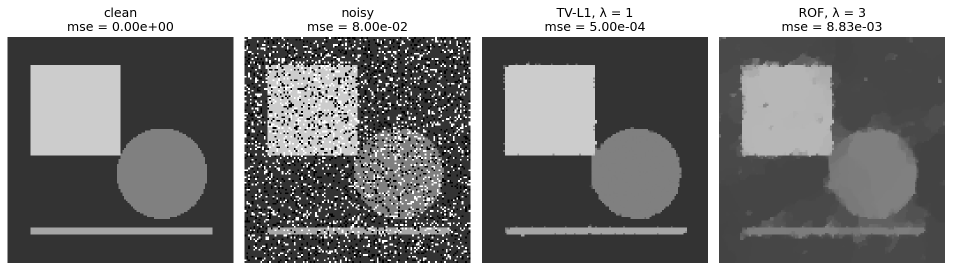
#> input picture results/experiments/exp_tvl1/exp_tvl1_comparison.png, 1905 x 541 px (shown at 1/2 size)
$ python run_exp_tvl1.py --image ../../results/experiments/exp_tvl1/exp_tvl1_comparison.png
#> lines starting #> are read from the running program, lines starting #| are printed output that depends on the picture
### experiments/exp_tvl1/image.py
"""
Test images, salt-and-pepper noise, and the image error for exp_tvl1.
"""

import numpy as np
from PIL import Image

#--------------------------------------------------------------------------------


# [13 lines left out: function synthetic_image, not called in this run]


def read_grayscale(path, max_side):
    """
    Read an image file as grayscale in [0, 1].

    The image is shrunk, keeping its aspect ratio, so its longer side is at
    most `max_side` pixels.
    """
#> called with max_side = 128
    max_side = _as_positive_int(max_side, "max_side")
    with Image.open(path) as picture:
#> picture is the input picture: PIL image 1905x541 RGBA; mean R, G, B, A 125.2, 125.2, 125.2, 255
        gray = picture.convert("L")
        gray.thumbnail((max_side, max_side))
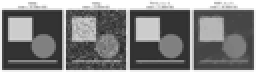
#> gray: PIL image 128x36 L (shown 2 times larger); min 41, max 255, mean 125
        return np.asarray(gray, dtype=float) / 255.0


def add_salt_and_pepper(image, fraction, rng):
    """
    Replace each pixel, with probability `fraction`, by 0 or 1 with equal chance.
    """
#> called with fraction = 0.25
    clean = _as_image(image, "image")
    fraction = _as_fraction(fraction)
    _as_generator(rng)
    picked = rng.random(clean.shape) < fraction
    salt = rng.random(clean.shape) < 0.5
    noisy = clean.copy()
    noisy[picked] = salt[picked].astype(float)
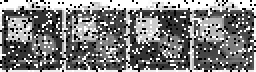
#> noisy: shape (36, 128) float64 (shown 2 times larger); min 0, max 1, mean 0.493
    return noisy


def image_mse(restored, clean):
    """
    Mean square error between two images of the same shape.
    """
    left = _as_image(restored, "restored")
    right = _as_image(clean, "clean")
    if left.shape != right.shape:
        raise ValueError("restored and clean must have the same shape")
    return float(np.mean((left - right) ** 2))


#--------------------------------------------------------------------------------


def _as_image(array, name):
    values = np.asarray(array, dtype=float)
    if values.ndim != 2 or values.shape[0] < 1 or values.shape[1] < 1:
        raise ValueError(f"{name} must have shape (H, W) with H >= 1 and W >= 1")
    if not np.all(np.isfinite(values)):
        raise ValueError(f"{name} must contain only finite values")
    return values


def _as_fraction(value):
    try:
        number = float(value)
    except (TypeError, ValueError) as exc:
        raise ValueError("fraction must lie in [0, 1]") from exc
    if not np.isfinite(number) or number < 0.0 or number > 1.0:
        raise ValueError("fraction must lie in [0, 1]")
    return number


def _as_generator(rng):
    if not isinstance(rng, np.random.Generator):
        raise ValueError("rng must be a numpy Generator")


def _as_positive_int(value, name):
    if isinstance(value, (bool, np.bool_)):
        raise ValueError(f"{name} must be an integer >= 1")
    try:
        number = int(value)
    except (TypeError, ValueError) as exc:
        raise ValueError(f"{name} must be an integer >= 1") from exc
    if number != value or number < 1:
        raise ValueError(f"{name} must be an integer >= 1")
    return number

### src/cp_pointcloud/denoise.py
"""
Primal-dual total variation on a symmetric k-nearest-neighbor graph.

The energy is equation (14) of Tenbrinck, Lozes, and Elmoataz (SSVM 2015),
with the isotropic seminorm (7) at p = 2. The iteration is their equation (20),
which is Algorithm 1 of Chambolle and Pock (2011). Each coordinate is a scalar
signal. The neighborhood is symmetric. The default edge weight is 1, and
weight="distance" uses a Gaussian of the Euclidean edge length.

data="l1" replaces the quadratic data term of (14) with lam * ||u - f||_1,
the TV-L1 model of Chambolle and Pock (2011). Only the primal prox changes.
"""

import numpy as np
from scipy.spatial import cKDTree

# tau * sigma * ||K||^2 = STEP_FRACTION**2 < 1.
STEP_FRACTION = 0.99
RELATIVE_CHANGE_TOL = 1e-5

#--------------------------------------------------------------------------------


# [74 lines left out: functions denoise_point_cloud, knn_graph, not called in this run]


#--------------------------------------------------------------------------------


def apply_gradient(signal, sources, targets, weights):
    """
    Weighted differences sqrt(w) * (signal[target] - signal[source]), equation (3).
    """
    values = np.asarray(signal, dtype=float)
    sqrt_w = np.sqrt(weights)
    if values.ndim == 1:
        return sqrt_w * (values[targets] - values[sources])
    return sqrt_w[:, None] * (values[targets] - values[sources])


def apply_adjoint(dual, sources, targets, weights, n_vertices):
    """
    Adjoint of `apply_gradient`, equation (4).
    """
    values = np.asarray(dual, dtype=float)
    sqrt_w = np.sqrt(weights)
    if values.ndim == 1:
        adjoint = np.zeros(n_vertices)
        scaled = sqrt_w * values
    else:
        adjoint = np.zeros((n_vertices, values.shape[1]))
        scaled = sqrt_w[:, None] * values
    np.add.at(adjoint, targets, scaled)
    np.add.at(adjoint, sources, -scaled)
    return adjoint


# [18 lines left out: function total_variation, not called in this run]


def operator_norm_bound(sources, targets, weights, n_vertices):
    """
    Upper bound 2 * sqrt(max outgoing weight) on ||K||.

    For a symmetric weight this is ||K||^2 <= 4 * max_i sum_{j ~ i} w_ij.
    """
    outgoing = np.zeros(n_vertices)
    np.add.at(outgoing, np.asarray(sources, dtype=int), weights)
    maximum = float(outgoing.max()) if n_vertices else 0.0
    if maximum == 0.0:
        return 0.0
    return float(np.sqrt(4.0 * maximum))


#--------------------------------------------------------------------------------


def chambolle_pock(
    signal,
    sources,
    targets,
    weights,
    lam,
    n_iter=5000,
    theta=1.0,
    tol=RELATIVE_CHANGE_TOL,
    data="l2",
):
    """
    Minimize equation (14) by the iteration (20), one scalar channel at a time.

    `data` is "l2" for the quadratic data term of (14), or "l1" for the
    TV-L1 data term lam * ||u - f||_1.
    """
    observed, squeeze = _as_signal(signal)
    sources, targets, weights = _as_edges(sources, targets, weights, observed.shape[0])
    lam = _as_nonnegative(lam, "lam")
    n_iter = _as_positive_int(n_iter, "n_iter")
    theta = _as_theta(theta)
    tol = _as_positive(tol, "tol")
    data = _as_data(data)
    restored = np.empty_like(observed)
    for channel in range(observed.shape[1]):
        restored[:, channel] = _solve_scalar(
            observed[:, channel], sources, targets, weights, lam, n_iter, theta, tol, data
        )
    if squeeze:
        return restored[:, 0]
    return restored


def _solve_scalar(observed, sources, targets, weights, lam, n_iter, theta, tol, data):
    """
    Run equation (20) for one scalar channel.
    """
    n_vertices = observed.shape[0]
    if sources.shape[0] == 0:
        return observed.copy()
    bound = operator_norm_bound(sources, targets, weights, n_vertices)
    if bound == 0.0:
        return observed.copy()
    # Set both steps so that tau * sigma * ||K||^2 < 1.
    tau = STEP_FRACTION / bound
    sigma = STEP_FRACTION / bound
    primal = observed.copy()
    extrapolated = observed.copy()
    dual = np.zeros(sources.shape[0])
    for _ in range(n_iter):
        # Ascend the dual variable and project onto each vertex ball of radius 1.
        previous_dual = dual
        dual = dual + sigma * apply_gradient(extrapolated, sources, targets, weights)
        dual *= _unit_ball_scale(dual, sources, n_vertices)
        # Descend the primal variable with the prox of the data term.
        adjoint = apply_adjoint(dual, sources, targets, weights, n_vertices)
        previous = primal
        primal = _data_prox(primal - tau * adjoint, observed, tau * lam, data)
        extrapolated = primal + theta * (primal - previous)
        # Stop once both variables settle. The l1 prox can hold the primal
        # exactly at the data while the dual is still moving.
        if _has_settled(primal, previous, tol) and _has_settled(dual, previous_dual, tol):
            break
    return primal


def _has_settled(current, previous, tol):
    # Relative change. A variable that stays at 0 has settled.
    return np.linalg.norm(current - previous) <= tol * np.linalg.norm(previous)


def _unit_ball_scale(dual, sources, n_vertices):
    squared = np.zeros(n_vertices)
    np.add.at(squared, sources, dual**2)
    norms = np.sqrt(squared)
    scale = np.ones(n_vertices)
    outside = norms > 1.0
    scale[outside] = 1.0 / norms[outside]
    return scale[sources]


def _data_prox(point, observed, step, data):
    """
    Prox of step * (data term) at `point`, as in equation (20).
    """
    if data == "l2":
        return (point + step * observed) / (1.0 + step)
    # Soft-threshold the residual: the prox of step * |u - f| per vertex.
    residual = point - observed
    return observed + np.sign(residual) * np.maximum(np.abs(residual) - step, 0.0)


#--------------------------------------------------------------------------------


# [7 lines left out: function _as_matrix, not called in this run]


def _as_signal(array):
    values = np.asarray(array, dtype=float)
    squeeze = values.ndim == 1
    if squeeze:
        values = values[:, None]
    elif values.ndim != 2 or values.shape[0] < 1 or values.shape[1] < 1:
        raise ValueError("signal must have shape (N,) or (N, C)")
    if not np.all(np.isfinite(values)):
        raise ValueError("signal must contain only finite values")
    return values, squeeze


def _as_edges(sources, targets, weights, n_vertices):
    sources = np.asarray(sources)
    targets = np.asarray(targets)
    weights = np.asarray(weights, dtype=float)
    same_shape = sources.ndim == 1 and targets.shape == sources.shape and weights.shape == sources.shape
    if not same_shape:
        raise ValueError("sources, targets, and weights must be 1-D arrays of equal length")
    if not np.array_equal(sources, np.asarray(sources, dtype=int)) or not np.array_equal(
        targets, np.asarray(targets, dtype=int)
    ):
        raise ValueError("sources and targets must be integer indices")
    sources = np.asarray(sources, dtype=int)
    targets = np.asarray(targets, dtype=int)
    if sources.shape[0] == 0:
        return sources, targets, weights
    inside = sources.min() >= 0 and targets.min() >= 0
    inside = inside and sources.max() < n_vertices and targets.max() < n_vertices
    if not inside:
        raise ValueError("an edge index is outside the signal")
    if not np.all(np.isfinite(weights)) or np.any(weights < 0):
        raise ValueError("weights must be finite and non-negative")
    return sources, targets, weights


def _as_positive_int(value, name):
    if isinstance(value, bool) or isinstance(value, np.bool_):
        raise ValueError(f"{name} must be an integer >= 1")
    try:
        number = int(value)
    except (TypeError, ValueError) as exc:
        raise ValueError(f"{name} must be an integer >= 1") from exc
    if number != value or number < 1:
        raise ValueError(f"{name} must be an integer >= 1")
    return number


def _as_nonnegative(value, name):
    try:
        number = float(value)
    except (TypeError, ValueError) as exc:
        raise ValueError(f"{name} must be a finite number >= 0") from exc
    if not np.isfinite(number) or number < 0:
        raise ValueError(f"{name} must be a finite number >= 0")
    return number


def _as_positive(value, name):
    try:
        number = float(value)
    except (TypeError, ValueError) as exc:
        raise ValueError(f"{name} must be a finite number > 0") from exc
    if not np.isfinite(number) or number <= 0:
        raise ValueError(f"{name} must be a finite number > 0")
    return number


def _as_theta(value):
    try:
        number = float(value)
    except (TypeError, ValueError) as exc:
        raise ValueError("theta must lie in [0, 1]") from exc
    if not np.isfinite(number) or number < 0.0 or number > 1.0:
        raise ValueError("theta must lie in [0, 1]")
    return number


def _as_data(value):
    if not isinstance(value, str) or value.strip().lower() not in ("l2", "l1"):
        raise ValueError("data must be 'l2' or 'l1'")
    return value.strip().lower()

### experiments/exp_tvl1/figure.py
"""
Draw the clean, noisy, TV-L1, and ROF images side by side.
"""

import matplotlib.pyplot as plt

from experiments.exp_tvl1.image import image_mse


def make_comparison_figure(clean, noisy, panels):
    """
    Build a row of grayscale panels with the error against `clean` in each title.

    `panels` is a list of `(title, image)` shown after the clean and noisy images.
    """
    shown = [("clean", clean), ("noisy", noisy)] + list(panels)
    fig, axes = plt.subplots(1, len(shown), figsize=(3.2 * len(shown), 3.6))
    for axis, (title, image) in zip(axes, shown):
        draw_gray_image(axis, image, f"{title}\nmse = {image_mse(image, clean):.2e}")
    fig.tight_layout()
    return fig


def draw_gray_image(axis, image, title):
    """
    Draw one grayscale image in [0, 1] without axes.
    """
    axis.imshow(image, cmap="gray", vmin=0.0, vmax=1.0, interpolation="nearest")
    axis.set_title(title)
    axis.set_axis_off()

### src/cp_pointcloud/tvl1_denoise.py
"""
Total-variation denoising of a grayscale image on its pixel grid.

The default model is TV-L1 from Chambolle and Pock (2011):
min_u TV(u) + lam * ||u - f||_1. The grid has one edge from each pixel to its
right neighbor and one to the pixel below, each of weight 1. The vertex norm
of equation (7) then stacks the two forward differences, which is the discrete
isotropic total variation of Chambolle and Pock. A pixel on the last row or
column has no edge in that direction, so that difference is 0 (a Neumann
boundary). Every pixel has at most two outgoing and two incoming edges, so
`operator_norm_bound` gives sqrt(8), the bound L^2 <= 8 of the paper.
"""

import numpy as np

from cp_pointcloud.denoise import RELATIVE_CHANGE_TOL, chambolle_pock, total_variation

#--------------------------------------------------------------------------------


def grid_graph(height, width):
    """
    Forward-difference edges of a height x width pixel grid in row-major order.

    Returns sources, targets, and unit weights, as `knn_graph` does.
    """
    height = _as_positive_int(height, "height")
    width = _as_positive_int(width, "width")
    index = np.arange(height * width).reshape(height, width)
    sources = np.concatenate([index[:, :-1].ravel(), index[:-1, :].ravel()])
    targets = np.concatenate([index[:, 1:].ravel(), index[1:, :].ravel()])
    return sources, targets, np.ones(sources.shape[0])


def denoise_image(
    image, lam, data="l1", n_iter=5000, theta=1.0, tol=RELATIVE_CHANGE_TOL
):
    """
    Denoise a grayscale image with isotropic total variation on its pixel grid.

    `data` is "l1" for the TV-L1 model or "l2" for the ROF model.
    `lam` multiplies the data term.
    """
    observed = _as_image(image, "image")
    sources, targets, weights = grid_graph(*observed.shape)
    restored = chambolle_pock(
        observed.ravel(),
        sources,
        targets,
        weights,
        lam,
        n_iter=n_iter,
        theta=theta,
        tol=tol,
        data=data,
    )
    return restored.reshape(observed.shape)


# [12 lines left out: function tvl1_energy, not called in this run]


#--------------------------------------------------------------------------------


def _as_image(array, name):
    values = np.asarray(array, dtype=float)
    if values.ndim != 2 or values.shape[0] < 1 or values.shape[1] < 1:
        raise ValueError(f"{name} must have shape (H, W) with H >= 1 and W >= 1")
    if not np.all(np.isfinite(values)):
        raise ValueError(f"{name} must contain only finite values")
    return values


def _as_positive_int(value, name):
    if isinstance(value, (bool, np.bool_)):
        raise ValueError(f"{name} must be an integer >= 1")
    try:
        number = int(value)
    except (TypeError, ValueError) as exc:
        raise ValueError(f"{name} must be an integer >= 1") from exc
    if number != value or number < 1:
        raise ValueError(f"{name} must be an integer >= 1")
    return number


# [8 lines left out: function _as_nonnegative, not called in this run]

### experiments/exp_tvl1/run_exp_tvl1.py
#!/usr/bin/env python3
"""
Run exp_tvl1: remove salt-and-pepper noise from an image with TV-L1, and
compare it with ROF.
"""

import argparse
from pathlib import Path

import matplotlib.pyplot as plt
import numpy as np

from cp_pointcloud import denoise_image
from cp_pointcloud.denoise import RELATIVE_CHANGE_TOL
from experiments.exp_tvl1.figure import make_comparison_figure
from experiments.exp_tvl1.image import add_salt_and_pepper, image_mse, read_grayscale, synthetic_image

ROOT = Path(__file__).resolve().parents[2]
DEFAULT_OUTPUT = ROOT / "results" / "experiments" / "exp_tvl1" / "exp_tvl1_comparison.png"


def main():
    parser = argparse.ArgumentParser(
        description="Remove salt-and-pepper noise with TV-L1 and compare with ROF."
    )
    parser.add_argument(
        "--image", type=Path, default=None, help="Grayscale source image. Default: a synthetic image"
    )
    parser.add_argument("--size", type=int, default=128, help="Longer side of the image in pixels")
    parser.add_argument("--fraction", type=float, default=0.25, help="Fraction of pixels set to 0 or 1")
    parser.add_argument("--lam-l1", type=float, default=1.0, help="Data weight of TV-L1")
    parser.add_argument("--lam-l2", type=float, default=3.0, help="Data weight of ROF")
    parser.add_argument("--n-iter", type=int, default=5000, help="Maximum primal-dual iterations")
    parser.add_argument("--tol", type=float, default=RELATIVE_CHANGE_TOL)
    parser.add_argument("--seed", type=int, default=0, help="Random seed")
    parser.add_argument("--output", type=Path, default=DEFAULT_OUTPUT, help="Path for the comparison PNG")
    parser.add_argument("--no-show", action="store_true", help="Save the figure without opening a window")
    args = parser.parse_args()
    if args.image is None:
        clean = synthetic_image(args.size)
    else:
        clean = read_grayscale(args.image, args.size)
    rng = np.random.default_rng(args.seed)
    noisy = add_salt_and_pepper(clean, args.fraction, rng)
    restored = {}
    for data, lam in (("l1", args.lam_l1), ("l2", args.lam_l2)):
        print(f"denoising data={data} lam={lam:g}", flush=True)
        restored[data] = denoise_image(noisy, lam, data=data, n_iter=args.n_iter, tol=args.tol)
#> this loop made 2 passes
#> after the loop, restored = 2 items
    panels = [
        (f"TV-L1, λ = {args.lam_l1:g}", restored["l1"]),
        (f"ROF, λ = {args.lam_l2:g}", restored["l2"]),
    ]
    figure = make_comparison_figure(clean, noisy, panels)
#> in make_comparison_figure, `shown = [("clean", clean), ("noisy", noisy)] + list(panels)`: shown = 4 items
#> the loop in make_comparison_figure, `for axis, (title, image) in zip(axes, shown):` made 4 passes
#> title on passes 1 to 4: 'clean', 'noisy', 'TV-L1, λ = 1', 'ROF, λ = 3'
#> pass 3, in _as_image (call 6), `values = np.asarray(array, dtype=float)`:
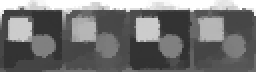
#> values: shape (36, 128) float64 (shown 2 times larger); min 0.192, max 1, mean 0.452
    args.output.parent.mkdir(parents=True, exist_ok=True)
    figure.savefig(args.output, dpi=150, bbox_inches="tight")
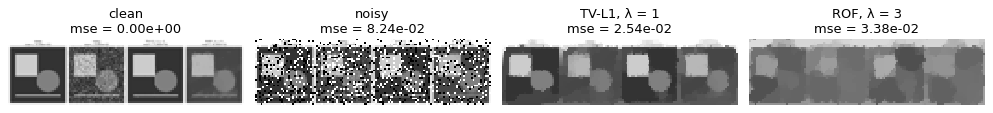
#> figure drawn by matplotlib, 4 panels
    metrics = _metrics_text(clean, noisy, restored, args)
#> in _as_image (call 14), `values = np.asarray(array, dtype=float)`:
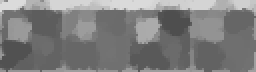
#> values: shape (36, 128) float64 (shown 2 times larger); min 0.309, max 0.86, mean 0.493
    args.output.with_name("exp_tvl1_metrics.txt").write_text(metrics)
    print(metrics, end="", flush=True)
#| image=exp_tvl1_comparison.png shape=36x128 fraction=0.25 seed=0
#| noisy: mse=8.244026e-02
#| tvl1 lam=1: mse=2.541544e-02
#| rof lam=3: mse=3.377793e-02
    print(f"saved {args.output}", flush=True)
    if not args.no_show:
        plt.show(block=True)


def _metrics_text(clean, noisy, restored, args):
    source = "synthetic" if args.image is None else args.image.name
    lines = [
        f"image={source} shape={clean.shape[0]}x{clean.shape[1]} "
        f"fraction={args.fraction} seed={args.seed}",
        f"noisy: mse={image_mse(noisy, clean):.6e}",
        f"tvl1 lam={args.lam_l1:g}: mse={image_mse(restored['l1'], clean):.6e}",
        f"rof lam={args.lam_l2:g}: mse={image_mse(restored['l2'], clean):.6e}",
    ]
    return "\n".join(lines) + "\n"


if __name__ == "__main__":
    main()
